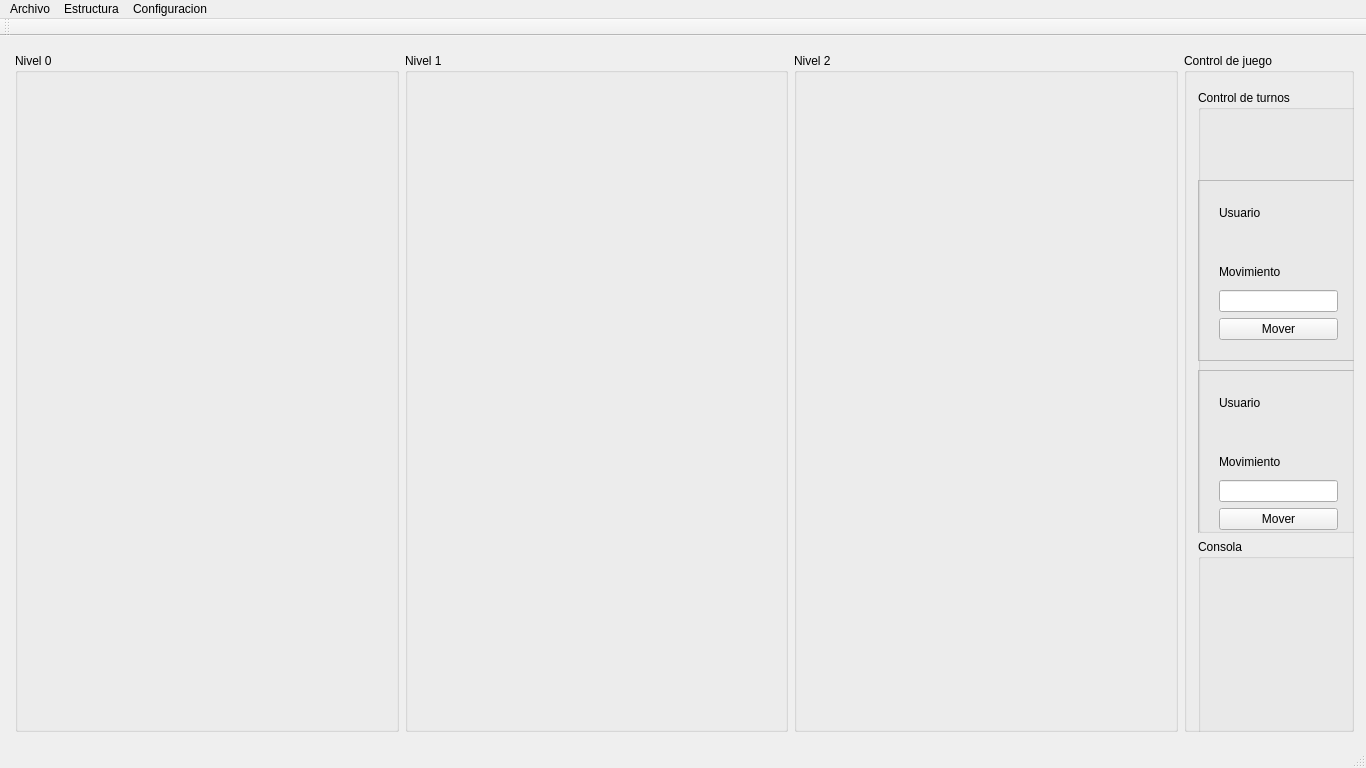
<?xml version="1.0" encoding="UTF-8"?>
<ui version="4.0">
 <class>Principal</class>
 <widget class="QMainWindow" name="Principal">
  <property name="geometry">
   <rect>
    <x>0</x>
    <y>0</y>
    <width>1366</width>
    <height>768</height>
   </rect>
  </property>
  <property name="maximumSize">
   <size>
    <width>1366</width>
    <height>768</height>
   </size>
  </property>
  <property name="font">
   <font>
    <italic>false</italic>
   </font>
  </property>
  <property name="windowTitle">
   <string>Principal</string>
  </property>
  <widget class="QWidget" name="centralWidget">
   <widget class="QWidget" name="layoutWidget">
    <property name="geometry">
     <rect>
      <x>4</x>
      <y>6</y>
      <width>1361</width>
      <height>701</height>
     </rect>
    </property>
    <layout class="QGridLayout" name="gridLayout">
     <item row="0" column="0">
      <widget class="QGroupBox" name="grpNivel0">
       <property name="title">
        <string>Nivel 0</string>
       </property>
       <widget class="QLabel" name="lblNivel0">
        <property name="geometry">
         <rect>
          <x>0</x>
          <y>20</y>
          <width>361</width>
          <height>671</height>
         </rect>
        </property>
        <property name="maximumSize">
         <size>
          <width>768</width>
          <height>768</height>
         </size>
        </property>
        <property name="text">
         <string/>
        </property>
        <property name="scaledContents">
         <bool>false</bool>
        </property>
        <property name="alignment">
         <set>Qt::AlignCenter</set>
        </property>
        <property name="wordWrap">
         <bool>false</bool>
        </property>
        <property name="openExternalLinks">
         <bool>false</bool>
        </property>
       </widget>
      </widget>
     </item>
     <item row="0" column="1">
      <widget class="QGroupBox" name="grpNivel1">
       <property name="title">
        <string>Nivel 1</string>
       </property>
       <widget class="QLabel" name="lblNivel1">
        <property name="geometry">
         <rect>
          <x>0</x>
          <y>20</y>
          <width>361</width>
          <height>671</height>
         </rect>
        </property>
        <property name="maximumSize">
         <size>
          <width>768</width>
          <height>768</height>
         </size>
        </property>
        <property name="text">
         <string/>
        </property>
       </widget>
      </widget>
     </item>
     <item row="0" column="2">
      <widget class="QGroupBox" name="grpNivel2">
       <property name="title">
        <string>Nivel 2</string>
       </property>
       <widget class="QLabel" name="lblNivel2">
        <property name="geometry">
         <rect>
          <x>0</x>
          <y>20</y>
          <width>361</width>
          <height>671</height>
         </rect>
        </property>
        <property name="maximumSize">
         <size>
          <width>768</width>
          <height>768</height>
         </size>
        </property>
        <property name="text">
         <string/>
        </property>
       </widget>
      </widget>
     </item>
     <item row="0" column="3">
      <widget class="QGroupBox" name="grpControl">
       <property name="maximumSize">
        <size>
         <width>170</width>
         <height>768</height>
        </size>
       </property>
       <property name="title">
        <string>Control de juego</string>
       </property>
       <widget class="QWidget" name="layoutWidget">
        <property name="geometry">
         <rect>
          <x>3</x>
          <y>26</y>
          <width>241</width>
          <height>671</height>
         </rect>
        </property>
        <layout class="QVBoxLayout" name="verticalLayout">
         <item>
          <widget class="QGroupBox" name="groupBox">
           <property name="maximumSize">
            <size>
             <width>500</width>
             <height>500</height>
            </size>
           </property>
           <property name="title">
            <string>Control de turnos</string>
           </property>
           <widget class="QFrame" name="fmeJugador1">
            <property name="geometry">
             <rect>
              <x>0</x>
              <y>280</y>
              <width>161</width>
              <height>181</height>
             </rect>
            </property>
            <property name="frameShape">
             <enum>QFrame::StyledPanel</enum>
            </property>
            <property name="frameShadow">
             <enum>QFrame::Raised</enum>
            </property>
            <widget class="QWidget" name="layoutWidget">
             <property name="geometry">
              <rect>
               <x>10</x>
               <y>10</y>
               <width>141</width>
               <height>161</height>
              </rect>
             </property>
             <layout class="QVBoxLayout" name="verticalLayout_2">
              <item>
               <widget class="QLabel" name="lblUsuario1">
                <property name="text">
                 <string>Usuario</string>
                </property>
               </widget>
              </item>
              <item>
               <widget class="QLabel" name="lblUser1">
                <property name="text">
                 <string>&lt;usuario&gt;</string>
                </property>
               </widget>
              </item>
              <item>
               <widget class="QLabel" name="lblMovimiento1">
                <property name="text">
                 <string>Movimiento</string>
                </property>
               </widget>
              </item>
              <item>
               <widget class="QLineEdit" name="edtMovimiento1"/>
              </item>
              <item>
               <widget class="QPushButton" name="btnMover1">
                <property name="text">
                 <string>Mover</string>
                </property>
               </widget>
              </item>
             </layout>
            </widget>
           </widget>
           <widget class="QFrame" name="fmeJugador2">
            <property name="geometry">
             <rect>
              <x>0</x>
              <y>90</y>
              <width>161</width>
              <height>181</height>
             </rect>
            </property>
            <property name="frameShape">
             <enum>QFrame::StyledPanel</enum>
            </property>
            <property name="frameShadow">
             <enum>QFrame::Raised</enum>
            </property>
            <widget class="QWidget" name="layoutWidget_2">
             <property name="geometry">
              <rect>
               <x>10</x>
               <y>10</y>
               <width>141</width>
               <height>161</height>
              </rect>
             </property>
             <layout class="QVBoxLayout" name="verticalLayout_3">
              <item>
               <widget class="QLabel" name="lblUsuario2">
                <property name="text">
                 <string>Usuario</string>
                </property>
               </widget>
              </item>
              <item>
               <widget class="QLabel" name="lblUser2">
                <property name="text">
                 <string>&lt;usuario&gt;</string>
                </property>
               </widget>
              </item>
              <item>
               <widget class="QLabel" name="lblMovimiento2">
                <property name="text">
                 <string>Movimiento</string>
                </property>
               </widget>
              </item>
              <item>
               <widget class="QLineEdit" name="edtMovimiento2"/>
              </item>
              <item>
               <widget class="QPushButton" name="btnMover2">
                <property name="text">
                 <string>Mover</string>
                </property>
               </widget>
              </item>
             </layout>
            </widget>
           </widget>
          </widget>
         </item>
         <item>
          <widget class="QGroupBox" name="groupBox_2">
           <property name="maximumSize">
            <size>
             <width>500</width>
             <height>200</height>
            </size>
           </property>
           <property name="title">
            <string>Consola</string>
           </property>
          </widget>
         </item>
        </layout>
       </widget>
      </widget>
     </item>
    </layout>
   </widget>
  </widget>
  <widget class="QMenuBar" name="menuBar">
   <property name="geometry">
    <rect>
     <x>0</x>
     <y>0</y>
     <width>1366</width>
     <height>23</height>
    </rect>
   </property>
   <widget class="QMenu" name="menuArchivo">
    <property name="title">
     <string>Archivo</string>
    </property>
    <addaction name="actionAbrir"/>
   </widget>
   <widget class="QMenu" name="menuEstructura">
    <property name="title">
     <string>Estructura</string>
    </property>
    <widget class="QMenu" name="menuMatriz">
     <property name="title">
      <string>Tablero</string>
     </property>
     <addaction name="actionLinealizar_por_Filas"/>
     <addaction name="actionLinealizar_por_Columnas"/>
     <addaction name="actionGraficar_Matriz"/>
    </widget>
    <widget class="QMenu" name="menuArbol">
     <property name="title">
      <string>Usuarios</string>
     </property>
     <addaction name="actionGraficar"/>
     <addaction name="actionAgregar"/>
     <addaction name="actionEliminar"/>
    </widget>
    <addaction name="menuMatriz"/>
    <addaction name="menuArbol"/>
   </widget>
   <widget class="QMenu" name="menuJuego">
    <property name="title">
     <string>Configuracion</string>
    </property>
    <addaction name="actionJugar"/>
   </widget>
   <addaction name="menuArchivo"/>
   <addaction name="menuEstructura"/>
   <addaction name="menuJuego"/>
  </widget>
  <widget class="QToolBar" name="mainToolBar">
   <attribute name="toolBarArea">
    <enum>TopToolBarArea</enum>
   </attribute>
   <attribute name="toolBarBreak">
    <bool>false</bool>
   </attribute>
  </widget>
  <widget class="QStatusBar" name="statusBar"/>
  <action name="actionAbrir">
   <property name="text">
    <string>Abrir</string>
   </property>
  </action>
  <action name="actionLinealizar_por_Filas">
   <property name="text">
    <string>Linealizar por Filas</string>
   </property>
  </action>
  <action name="actionLinealizar_por_Columnas">
   <property name="text">
    <string>Linealizar por Columnas</string>
   </property>
  </action>
  <action name="actionGraficar_Matriz">
   <property name="text">
    <string>Graficar Matriz</string>
   </property>
  </action>
  <action name="actionGraficar">
   <property name="text">
    <string>Graficar</string>
   </property>
  </action>
  <action name="actionEliminar">
   <property name="text">
    <string>Eliminar</string>
   </property>
  </action>
  <action name="actionAgregar">
   <property name="text">
    <string>Agregar</string>
   </property>
  </action>
  <action name="actionJugar">
   <property name="text">
    <string>Jugar</string>
   </property>
  </action>
 </widget>
 <layoutdefault spacing="6" margin="11"/>
 <resources/>
 <connections/>
</ui>
